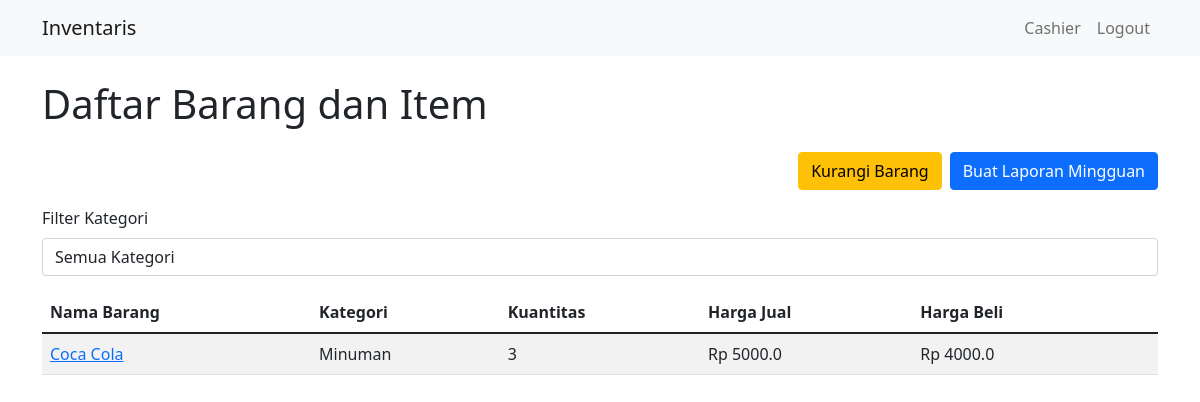
Before: /products (signed in) with the older database file.
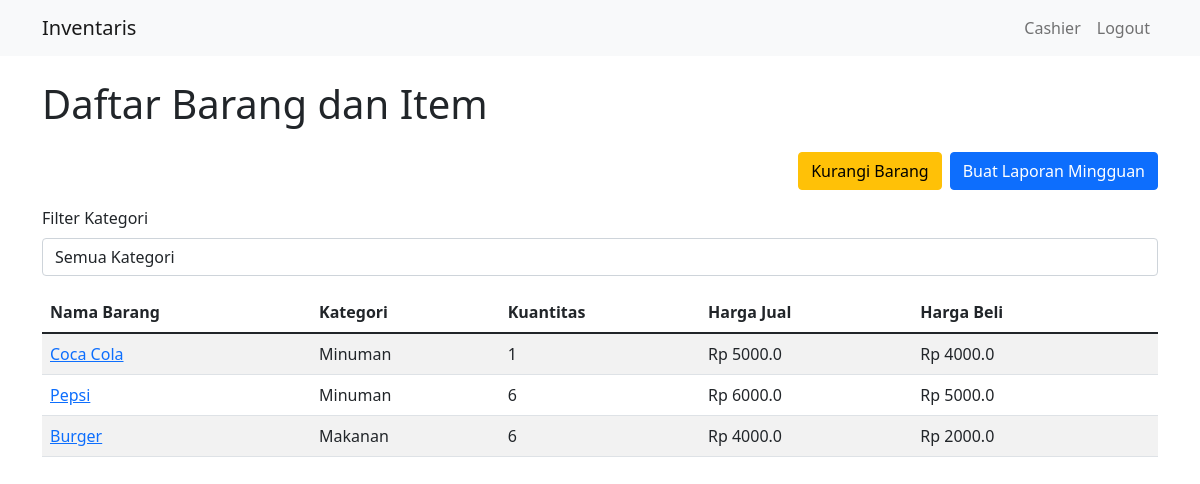
After: the same page with the newer database file.
### app/models.py (models this page shows, shortened)
class Product(db.Model):
    product_id = db.Column(db.Integer, primary_key=True)
    name = db.Column(db.String(100), nullable=False)
    category = db.Column(db.Text)
    sell_price = db.Column(db.Float, nullable=False)
    buy_price = db.Column(db.Float, nullable=False)
    @property
    def item_count(self):
        total_items = 0
        for item in self.items:
            if item.status == 'available':
                total_items += 1
        return total_items

class Item(db.Model):
    item_id = db.Column(db.Integer, primary_key=True)
    product_id = db.Column(db.Integer, db.ForeignKey('product.product_id'), nullable=False)
    entry_date = db.Column(db.DateTime, default=datetime.utcnow)
    exit_date = db.Column(db.DateTime, nullable=True)
    status = db.Column(db.String(100), nullable=False)
    sales_receipt = db.Column(db.String(100), nullable=True)
    purchase_receipt = db.Column(db.String(100), nullable=True)
    product = db.relationship('Product', backref=db.backref('items', lazy=True))

### app/routes_main.py (the view)
@main.route('/products')
def products():
    selected_category = request.args.get('category')
    all_category = [
        category[0] for category in Product.query.with_entities(Product.category).distinct().all()
    ]
    if selected_category:
        products = Product.query.filter_by(
            category=selected_category).all()
    else:
        products = DatabaseManager.get_all_products()
    return render_template('products.html',
                           products=products,
                           selected_category=selected_category,
                           all_category=all_category,
                           role=session['role'])

### app/database.py (called while the page is built)
    @staticmethod
    def get_all_products():
        return Product.query.all()

### app/templates/products.html (shortened to what this page needs)
{% extends "base.html" %}
{% block content %}
<h1 class="mb-4">Daftar Barang dan Item</h1>
<div class="mt-3 d-flex justify-content-end gap-2">
    {% if role == 'Cashier' %}
    <a class="btn btn-warning">Kurangi Barang</a>
    {% endif %}
    <a href="{{ url_for('main.generate_report') }}" class="btn btn-primary">Buat Laporan Mingguan</a>
</div>
<div class="mt-3">
    <form method="GET" action="{{ url_for('main.products') }}">
        <div class="mb-3">
            <label for="category" class="form-label">Filter Kategori</label>
            <select class="form-control" id="category" name="category" onchange="this.form.submit()">
                <option value="">Semua Kategori</option>
            </select>
        </div>
    </form>
</div>
<table class="table table-striped">
    <thead>
        <tr>
            <th>Nama Barang</th>
            <th>Kategori</th>
            <th>Kuantitas</th>
            <th>Harga Jual</th>
            <th>Harga Beli</th>
        </tr>
    </thead>
    <tbody>
        {% for product in products %}
        <tr>
            <td>
                <a href="{{ url_for('main.items', product_id=product.product_id) }}" target="_blank">{{ product.name
                    }}</a>
            </td>
            <td>{{ product.category }}</td>
            <td>{{ product.item_count }}</td>
            <td>Rp {{ product.sell_price }}</td>
            <td>Rp {{ product.buy_price }}</td>
            <td>
            </td>
        </tr>
        {% endfor %}
    </tbody>
</table>
{% endblock %}

### app/templates/base.html (shortened to what this page needs)
<!DOCTYPE html>
<html lang="id">
<head>
    <link href="https://cdn.jsdelivr.net/npm/bootstrap@5.1.3/dist/css/bootstrap.min.css" rel="stylesheet">
</head>
<body>
    <nav class="navbar navbar-expand-lg navbar-light bg-light">
        <div class="container">
            <a class="navbar-brand" href="{{ url_for('main.index') }}">Inventaris</a>
            <div class="navbar-nav">
                {% if session['role'] %}
                <span class="nav-item nav-link">{{ session['role'] }}</span>
                <a class="nav-item nav-link" href="{{ url_for('auth.logout') }}">Logout</a>
                {% else %}
                <a class="nav-item nav-link" href="{{ url_for('auth.login') }}">Login</a>
                {% endif %}
            </div>
        </div>
    </nav>
    <div class="container mt-4">
        {% block content %}{% endblock %}
    </div>
</body>
</html>

Changed rows visible on the page:
changed through a linked row, Product "Coca Cola": item_count "3" → "1"
added Product: name "Pepsi", category "Minuman", item_count "6", sell_price "6000.0", buy_price "5000.0"
added Product: name "Burger", category "Makanan", item_count "6", sell_price "4000.0", buy_price "2000.0"
